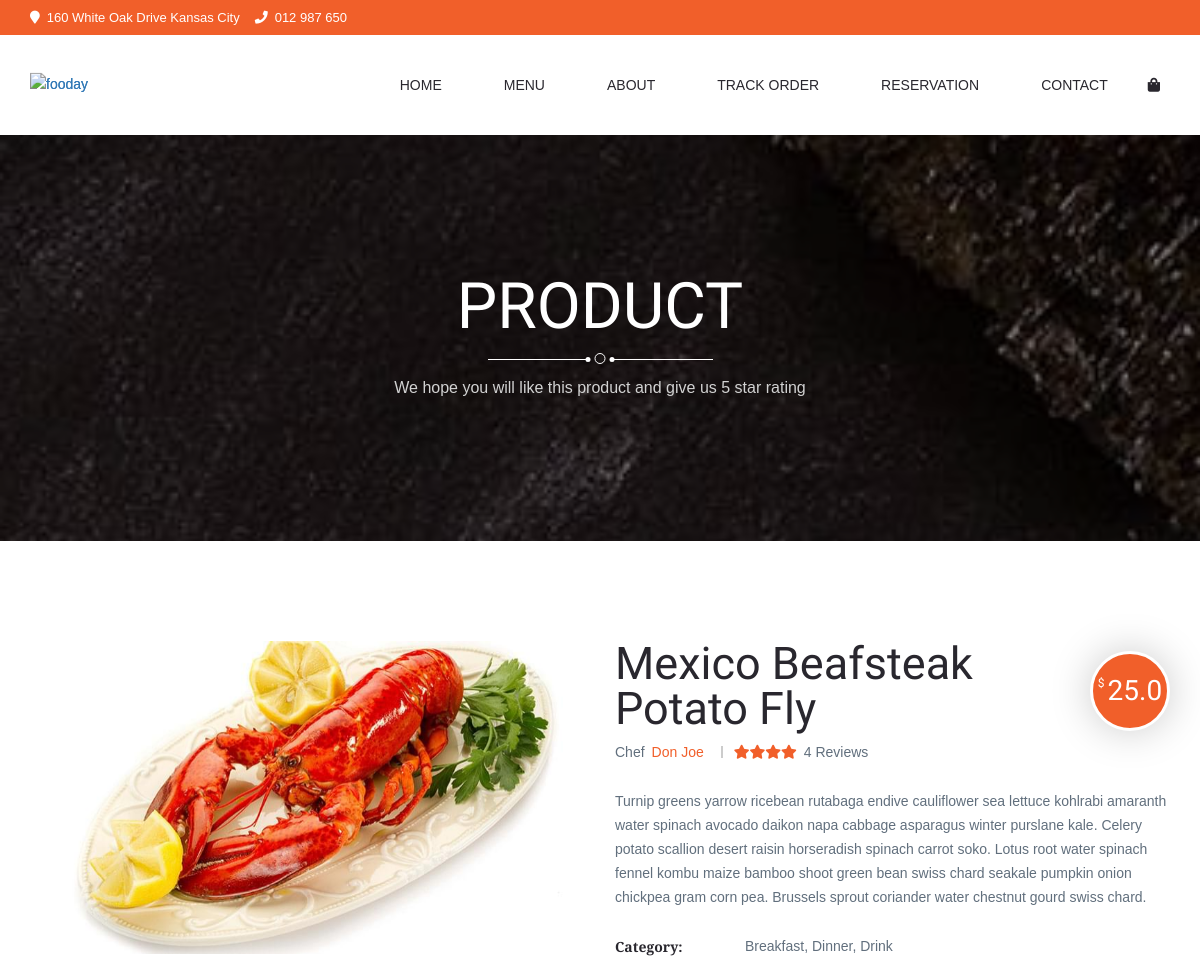
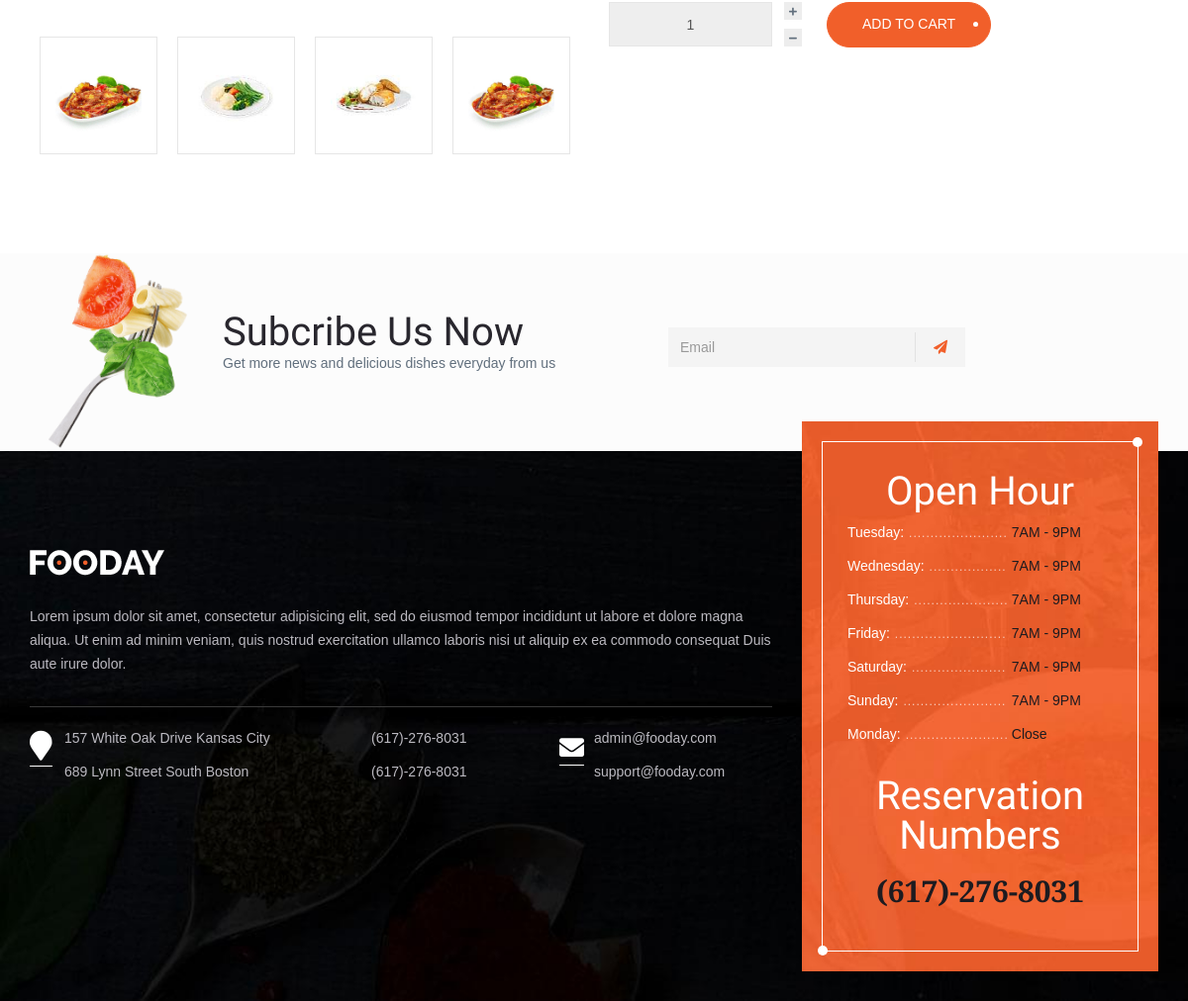
/product/1/, run on the app's committed database (2 pictures, top to bottom).
### core/models.py (models this page shows, shortened)
class Product(models.Model):
    catagory = models.ManyToManyField(Catagory,
                    related_name="catagory_products")
    name = models.CharField(max_length=50)
    description = models.TextField()
    image_path = models.CharField(max_length=100)
    price = models.FloatField()
    chef_name = models.CharField(max_length=30)
    @property
    def get_catagories(self):
        return ', '.join([catagory.name for catagory in self.catagory.all()])

class Catagory(models.Model):
    name = models.CharField(max_length = 10)
    image_path = models.CharField(max_length=100)

### core/views.py (the view)
# urls.py: path('product/<int:pk>/', views.product, name='product'),
def product(request, pk):
	product = get_object_or_404(Product, pk=pk)
	return render(request,"product.html", {"product": product})

### core/templates/product.html (shortened to what this page needs)
{% extends 'base.html' %}
{% load static %}
{% block content %}
<div class="page-container">
  <div data-bottom-top="background-position: 50% 50px;" data-center="background-position: 50% 0px;" data-top-bottom="background-position: 50% -50px;" class="page-title page-product">
    <div class="container">
      <div class="title-wrapper">
        <div data-top="transform: translateY(0px);opacity:1;" data--20-top="transform: translateY(-5px);" data--50-top="transform: translateY(-15px);opacity:0.8;" data--120-top="transform: translateY(-30px);opacity:0;" data-anchor-target=".page-title" class="title">Product</div>
        <div data-top="opacity:1;" data--120-top="opacity:0;" data-anchor-target=".page-title" class="divider"><span class="line-before"></span><span class="dot"></span><span class="line-after"></span></div>
        <div data-top="transform: translateY(0px);opacity:1;" data--20-top="transform: translateY(5px);" data--50-top="transform: translateY(15px);opacity:0.8;" data--120-top="transform: translateY(30px);opacity:0;" data-anchor-target=".page-title" class="subtitle">We hope you will like this product and give us 5 star rating</div>
      </div>
    </div>
  </div>
  <div class="page-content-wrapper">
    <div class="container">
      <section class="product-single padding-top-100 padding-bottom-100">
        <div class="row">
          <div class="col-md-6">
            <div class="product-image">
              <div class="product-featured-image">
                <div class="main-slider">
                  <div class="slides">
                    <div class="featured-image-item"><img src="{% static 'assets/images/product/product-full-02.jpg' %}" alt="fooday" class="img img-responsive"></div>
                  </div>
                </div>
                <div data-width="150" class="nav-slider">
                  <ul class="slides list-inline">
                    <li class="swin-transition thumbnail-image-item"><a href="javascript:void(0)" class="testimonial-nav-item"><img src="{% static 'assets/images/product/product-thumb-02.jpg' %}" alt="fooday" class="img img-responsive swin-transition"></a></li>
                    <li class="swin-transition thumbnail-image-item"><a href="javascript:void(0)" class="testimonial-nav-item"><img src="{% static 'assets/images/product/product-thumb-03.jpg' %}" alt="fooday" class="img img-responsive swin-transition"></a></li>
                    <li class="swin-transition thumbnail-image-item"><a href="javascript:void(0)" class="testimonial-nav-item"><img src="{% static 'assets/images/product/product-thumb-04.jpg' %}" alt="fooday" class="img img-responsive swin-transition"></a></li>
                    <li class="swin-transition thumbnail-image-item"><a href="javascript:void(0)" class="testimonial-nav-item"><img src="{% static 'assets/images/product/product-thumb-02.jpg' %}" alt="fooday" class="img img-responsive swin-transition"></a></li>
                  </ul>
                </div>
              </div>
            </div>
          </div>
          <div class="col-md-6">
            <div class="product-summary">
              <div class="product-title">
                <div class="title">{{product.name}}</div>
              </div>
              <div class="product-price">
                <div class="price"><span class="currency-symbol">$ </span>{{ product.price }}</div>
              </div>
              <div class="product-info">
                <ul class="list-inline">
                  <li class="author"><span>Chef</span><span class="text">{{ product.chef_name }}</span></li>
                  <li class="rating"><a href="javascript:void(0)"><i class="fa fa-star"></i><i class="fa fa-star"></i><i class="fa fa-star"></i><i class="fa fa-star"></i></a><span>4 Reviews</span></li>
                </ul>
              </div>
              <div class="product-desc">
                <p>{{ product.description }}</p>
              </div>
              <div class="product-meta-info">
                <div class="meta-info-item">
                  <div class="meta-info-caption">Category:</div>
                  <div class="meta-info-text">
                    {{ product.get_catagories }}
                </div>
              </div>
              <div class="product-quanlity">
                <form action="#">
                  <div class="input-group">
                    <input disabled type="text" name="quanlity" placeholder="" value="1" class="form-control"><a href="javascript:void(0)" class="quanlity-plus"><i class="fa fa-plus"></i></a><a href="javascript:void(0)" class="quanlity-minus"><i class="fa fa-minus"></i></a>
                  </div>
                  <div class="add-to-cart">
                    <a href="javascript:void(0)"  @click="productAddToCart($event, {pk:{{ product.pk }}, name:'{{product.name}}', description: '{{product.description}}', price: '{{product.price}}', image_path: '{{product.image_path}}'})" class="swin-btn"> <span>Add To Cart</span></a>
                  </div>
                </form>
              </div>
            </div>
          </div>
        </div>
      </section>
    </div>
  </div>
</div>
{% endblock %}

### core/static/assets/css/layout.css (style rules this page uses)
html { overflow-x: hidden; }
body { background-color: #fff; font-family: 'Merriweather Sans', sans-serif; font-weight: 400; line-height: 1.714; color: #616f7d; overflow-x: hidden; }
.slick-slide { position: relative; }
header + div { padding-top: 135px; }
.page-title { background-image: url("../images/background/pagetitle-bg.jpg"); position: relative; background-position: center center; background-repeat: no-repeat; background-attachment: fixed; background-size: cover; }
.page-title:before { content: ''; position: absolute; top: 0; left: 0; width: 100%; height: 100%; background-color: rgba(0, 0, 0, 0.5); }
.page-title .title-wrapper { padding: 140px 0; text-align: center; position: relative; }
.page-title .title { color: #fff; font-family: "Rancho", sans-serif; font-size: 64px; text-transform: uppercase; line-height: 1; margin-bottom: 20px; }
.page-title .subtitle { color: #d2d2d2; font-size: 16px; }
.divider { position: relative; width: 225px; margin: auto; height: 15px; }
.divider .line-before, .divider .line-after { position: absolute; height: 1px; background-color: #fff; width: 100px; }
.divider .line-before { left: 0; }
.divider .line-after { right: 0; }
.divider .dot { position: absolute; width: 11px; height: 11px; border-radius: 50%; border: 1px solid #fff; top: -6px; left: 50%; transform: translateX(-50%); }
.divider .dot:before, .divider .dot:after { content: ''; position: absolute; height: 5px; width: 5px; background-color: #fff; top: 3px; left: 50%; border-radius: 50%; }
.divider .dot:before { transform: translateX(-15px); }
.divider .dot:after { transform: translateX(9px); }
.page-content-wrapper { background-color: #fff; }
.product-single .product-featured-image .main-slider { margin-bottom: 50px; }
.product-single .thumbnail-image-item { margin: 0 10px; }
.product-single .thumbnail-image-item a { display: block; border: 1px solid #e6e6e6; padding: 15px; }
.product-single .product-summary { position: relative; }
.product-single .product-summary .product-title { margin-bottom: 10px; padding-right: 80px; }
.product-single .product-summary .product-title .title { font-size: 45px; line-height: 1; }
.product-single .product-summary .product-price { font-family: "Rancho", sans-serif; font-weight: 300; width: 80px; height: 80px; border-radius: 50%; background-color: #f15f2a; border: 3px solid #fff; color: #fff; text-align: center; padding: 10px 0; position: absolute; right: 0; top: 10px; box-shadow: 0 0 40px rgba(0, 0, 0, 0.21); }
.product-single .product-summary .product-price .price { display: block; font-size: 28px; line-height: 38px; }
.product-single .product-summary .product-price .price .currency-symbol { font-size: 12px; vertical-align: 13px; }
.product-single .product-summary .product-info { margin-bottom: 25px; }
.product-single .product-summary .product-desc { margin-bottom: 25px; }
.product-single .product-summary .product-meta-info { margin-bottom: 30px; }
.product-single .product-summary .product-meta-info .meta-info-item { margin-bottom: 10px; }
.product-single .product-summary .product-meta-info .meta-info-caption { font-weight: 700; color: #29272e; width: 130px; float: left; }
.product-single .product-summary .product-quanlity { margin-bottom: 45px; }
.product-single .product-summary .product-quanlity .input-group { width: 165px; margin-right: 55px; position: relative; float: left; }
.product-single .product-summary .product-quanlity .input-group .form-control { height: 45px; text-align: center; }
.product-single .product-summary .product-quanlity .input-group .quanlity-plus, .product-single .product-summary .product-quanlity .input-group .quanlity-minus { position: absolute; line-height: 16px; right: -30px; width: 18px; height: 18px; background-color: #ededed; text-align: center; }
.product-single .product-summary .product-quanlity .input-group .quanlity-plus i, .product-single .product-summary .product-quanlity .input-group .quanlity-minus i { color: #616f7d; font-size: 9px; }
.product-single .product-summary .product-quanlity .input-group .quanlity-plus { top: 0; }
.product-single .product-summary .product-quanlity .input-group .quanlity-minus { bottom: 0; }
.swin-transition, a#open-popup, #popup, .color-setting li, .color-setting a { -webkit-transition: all 0.4s ease; transition: all 0.4s ease; }

### core/static/assets/css/extra.css (style rules this page uses)
section { background-position: center center; }
.page-title.page-product { background-image: url("../images/background/pagetitle-product.jpg"); }

### data on the page
Product: name "Mexico Beafsteak Potato Fly", price "25.0", chef_name "Don Joe", description "Turnip greens yarrow ricebean rutabaga endive cauliflower sea lettuce kohlrabi amaranth water spinach avocado daikon napa cabbage asparagus winter purslane kale. Celery potato scallion desert raisin horseradish spinach carrot soko. Lotus root water spinach fennel kombu maize bamboo shoot green bean swiss chard seakale pumpkin onion chickpea gram corn pea. Brussels sprout coriander water chestnut gourd swiss chard.", get_catagories "Breakfast, Dinner, Drink"
